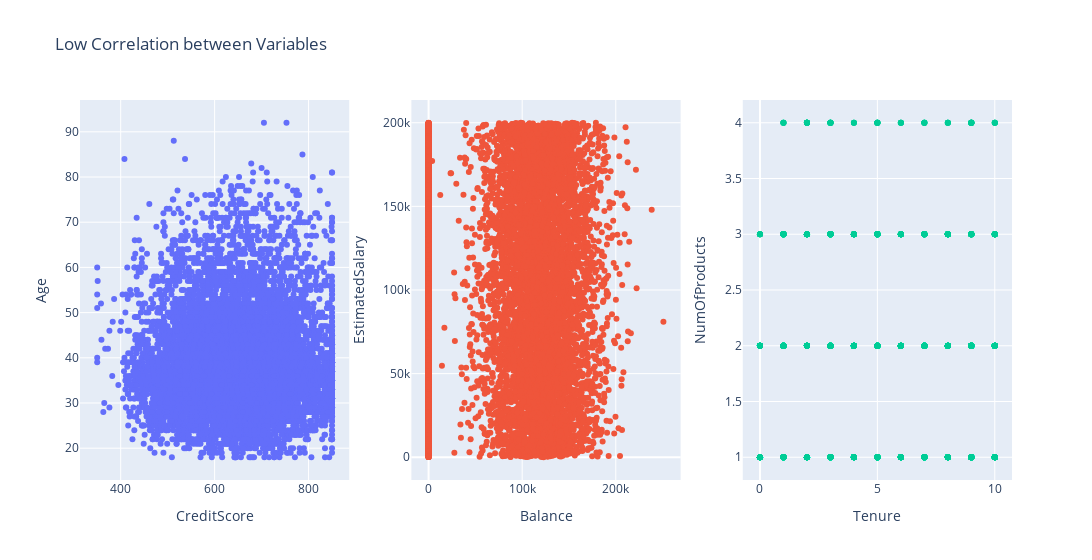

Notebook code for this chart:
### Code cell
# Example list of low-correlation pairs (Replace with actual pairs from correlation analysis)
low_correlation_pairs_list = [("CreditScore", "Age"), ("Balance", "EstimatedSalary"), ("Tenure", "NumOfProducts")]

# Create subplot grid
fig = sp.make_subplots(rows=1, cols=3)

# Iterate over each subplot and scatter column pair
for i, (col1, col2) in enumerate(low_correlation_pairs_list):
    row_num, col_num = divmod(i, 3)  # row_num = 0 always since rows=1
    scatter = go.Scatter(x=df[col1], y=df[col2], mode='markers', name=f'Trace {i+1}')
    fig.add_trace(scatter, row=row_num+1, col=col_num+1)

    # Update x and y axis titles for each subplot dynamically
    fig.update_xaxes(title_text=col1, row=row_num+1, col=col_num+1)
    fig.update_yaxes(title_text=col2, row=row_num+1, col=col_num+1)

# Layout settings
fig.update_layout(title_text="Low Correlation between Variables", showlegend=False, width=1300)
fig.show()

### Figure 1 — Plotly figure (JSON) as saved in the notebook; plotly's stock layout.template omitted (floating-point values rounded to 4 significant figures; data arrays with more than 128 entries replaced by an {"elided": "..."} marker saying what was removed)
{"data": [{"mode": "markers", "name": "Trace 1", "type": "scatter", "x": {"elided": "10000 int values"}, "xaxis": "x", "y": {"elided": "10000 int values"}, "yaxis": "y"}, {"mode": "markers", "name": "Trace 2", "type": "scatter", "x": {"elided": "10000 float values"}, "xaxis": "x2", "y": {"elided": "10000 float values"}, "yaxis": "y2"}, {"mode": "markers", "name": "Trace 3", "type": "scatter", "x": {"elided": "10000 int values"}, "xaxis": "x3", "y": {"elided": "10000 int values"}, "yaxis": "y3"}], "layout": {"showlegend": false, "title": {"text": "Low Correlation between Variables"}, "width": 1300, "xaxis": {"anchor": "y", "domain": [0, 0.2889], "title": {"text": "CreditScore"}}, "xaxis2": {"anchor": "y2", "domain": [0.3556, 0.6444], "title": {"text": "Balance"}}, "xaxis3": {"anchor": "y3", "domain": [0.7111, 1], "title": {"text": "Tenure"}}, "yaxis": {"anchor": "x", "domain": [0, 1], "title": {"text": "Age"}}, "yaxis2": {"anchor": "x2", "domain": [0, 1], "title": {"text": "EstimatedSalary"}}, "yaxis3": {"anchor": "x3", "domain": [0, 1], "title": {"text": "NumOfProducts"}}}}
